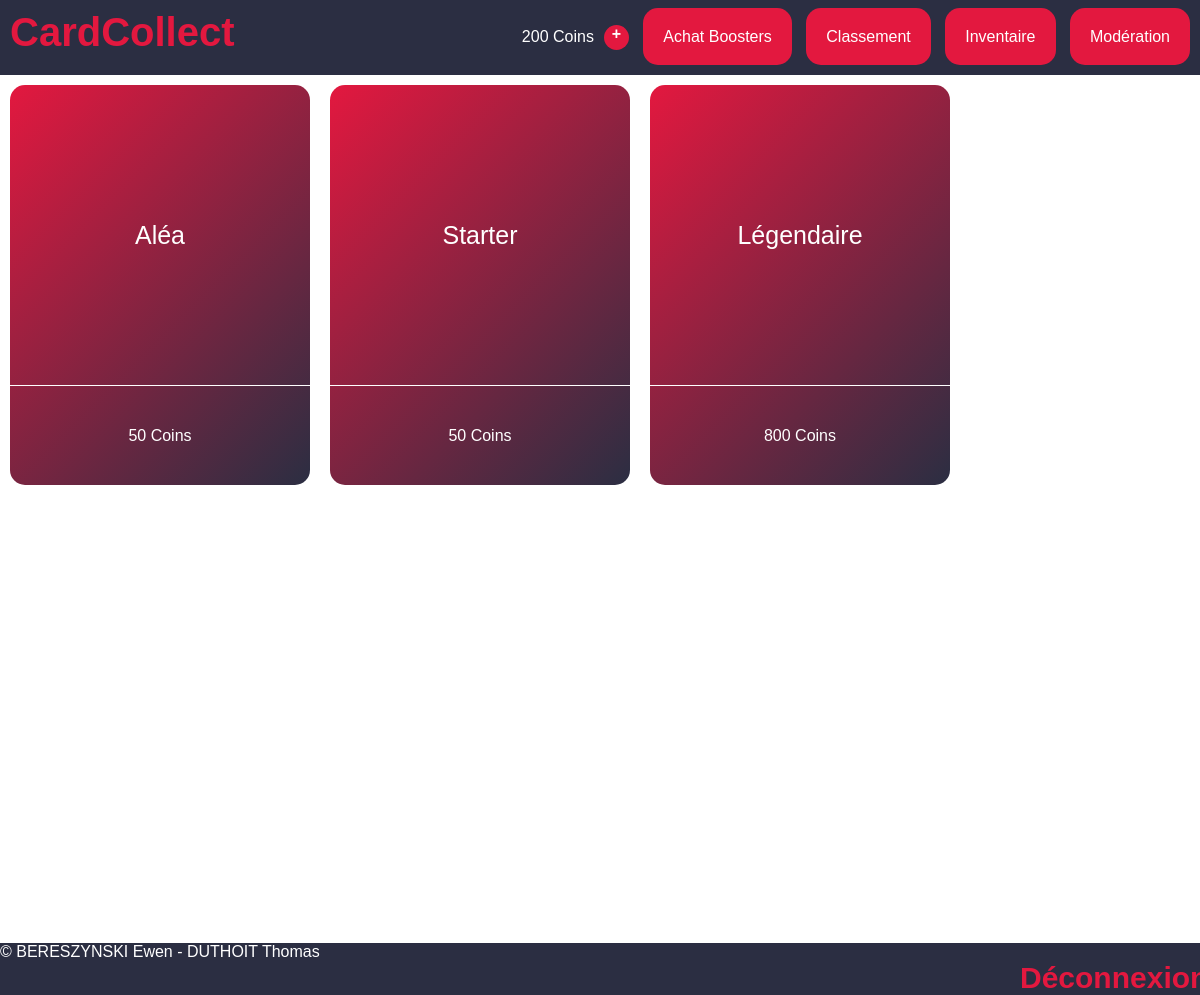
The app's page /index.php?view=shop (signed in), older data.
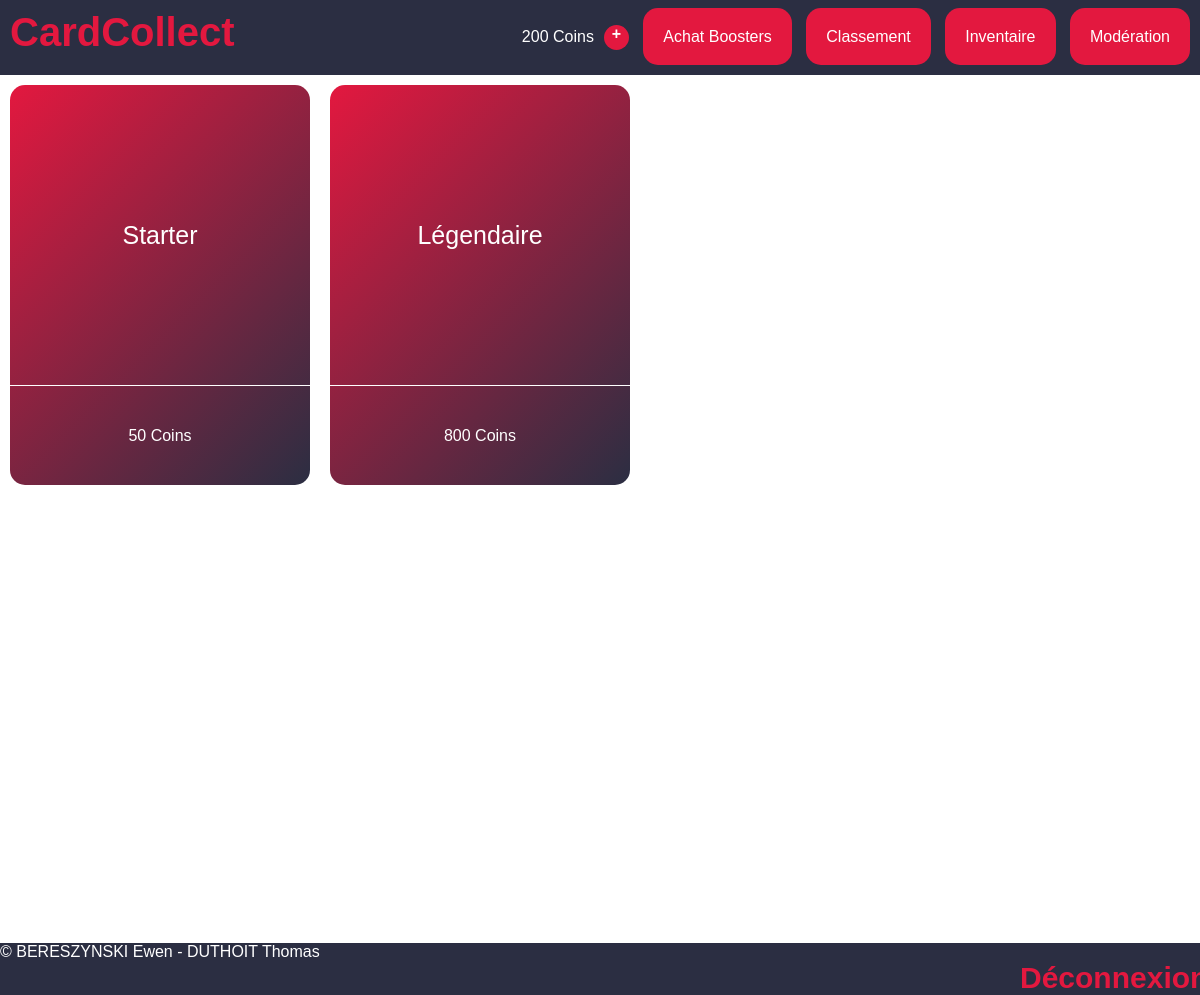
The same page, newer data.
### tables this page shows
CREATE TABLE `Boosters` (
  `id` int NOT NULL,
  `name` varchar(30) NOT NULL,
  `cost` int NOT NULL,
  `nbCommon` int NOT NULL,
  `nbUncommon` int NOT NULL,
  `nbEpic` int NOT NULL,
  `nbLegendary` int NOT NULL,
  `nbRandom` int NOT NULL,
  `inShop` int NOT NULL DEFAULT '1'
);

### libs/maLibSQL.pdo.php (called while the page is built, shortened)
<?php
include_once "config.php";
function SQLSelect($sql)
{
 	global $BDD_host;
	global $BDD_base;
 	global $BDD_user;
 	global $BDD_password;
	try {
		$dbh = new PDO("mysql:host=$BDD_host;dbname=$BDD_base", $BDD_user, $BDD_password);
	} catch (PDOException $e) {
		die("<font color=\"red\">SQLSelect: Erreur de connexion : " . $e->getMessage() . "</font>");
	}
	$dbh->exec("SET CHARACTER SET utf8");
	$res = $dbh->query($sql);
	$num = $res->rowCount();
	if ($num==0) return false;
	else return $res;
}
function parcoursRs($result)
{
	$result->setFetchMode(PDO::FETCH_ASSOC);
	while ($ligne = $result->fetch())
		$tab[]= $ligne;
	return $tab;
}
?>

### libs/modele.php (called while the page is built, shortened)
<?php
include_once "maLibSQL.pdo.php";
function listerBoosters($inshop = 0){
    $sql = "
    SELECT id, name, cost, nbCommon, nbUncommon, nbEpic, nbLegendary, nbRandom, inShop
    FROM Boosters";
    if ($inshop == 0) {
      $sql = $sql . ";";
    }
    else {
      $sql = $sql . " WHERE inShop;";
    }
  return parcoursRs(SQLSelect($sql));
}
?>

### templates/shop.php (the view, shortened to what this page needs)
<?php
$boosters = listerboosters(1);
echo "<div>";
for ($i=0; $i < count($boosters); $i++) {
	echo "<a href=\"index.php?view=boosterinfo&idBooster=" . $boosters[$i]["id"]. "\">";
	mkBooster($boosters[$i]["name"], $boosters[$i]["cost"] . " Coins");
	echo "</a>";
}
echo "</div>";
?>

### libs/LibCardCollect.php (shortened to what this page needs)
<?php
function mkBooster($name, $cost, $cardsCount="NO", $id=0){
    if ($cardsCount == "NO") {
        echo "<div class=\"booster\">";
            echo "<span>" . $name . "</span>";
            echo "<p>". $cost . "</p>";
        echo "</div>";
    } else {
        echo "<a href=\"controleur.php?action=OuvrirBooster&idBooster=" . $id . "\"><div class=\"booster\">";
            echo "<span>" . $name . "</span>";
            echo "<p>". $cardsCount . " cartes</p>";
        echo "</div></a>";
    }
}
?>

Row changes from the older to the newer data that the page shows:
removed boosters: name "Aléa", cost "50 Coins"
